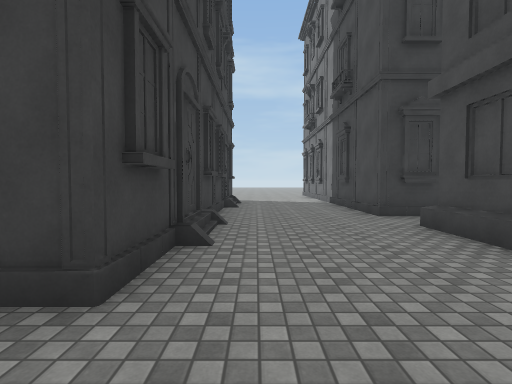
[1] (above)

16 first-person views from a walk through a scene from a Unity 3-D project. The camera is 1.4 m above the floor, tilts 2° down and sees 85° across. The floor is counted in squares, 1.96 m on a side. Each view is taken from the middle of a square. On the plan, view 1 faces up. The plan holds only what a view shows up to about 10 squares ahead; the rest is blank. The place goes on beyond the plan. The player is left out. Surface patterns are stand-ins for the level's own textures.

[2]
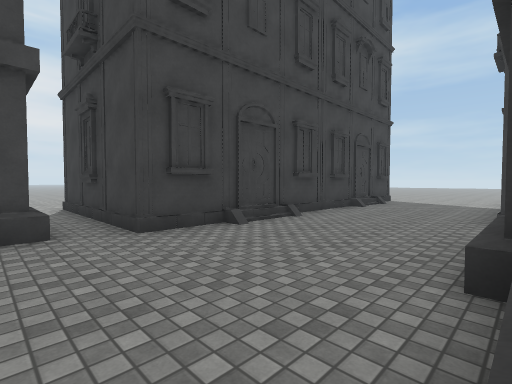

[3]
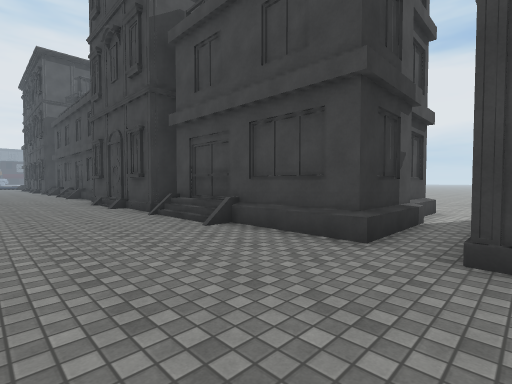

[4]
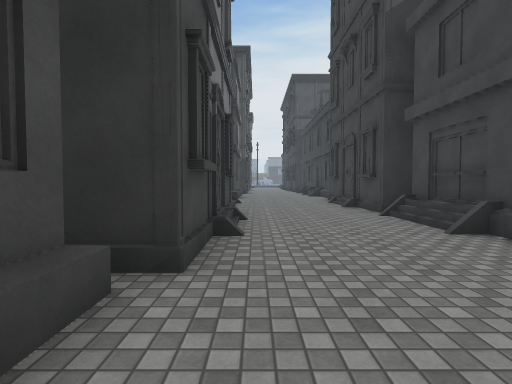

[5]
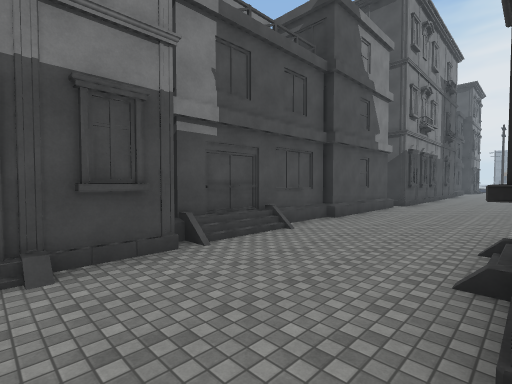

[6]
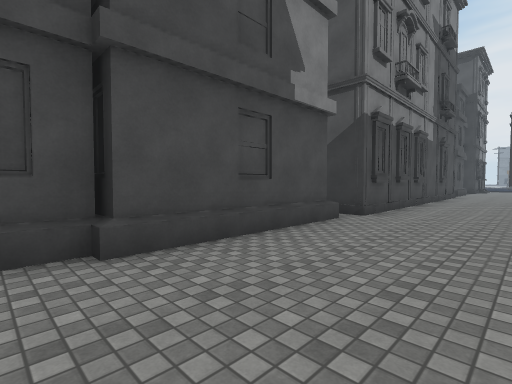

[7]
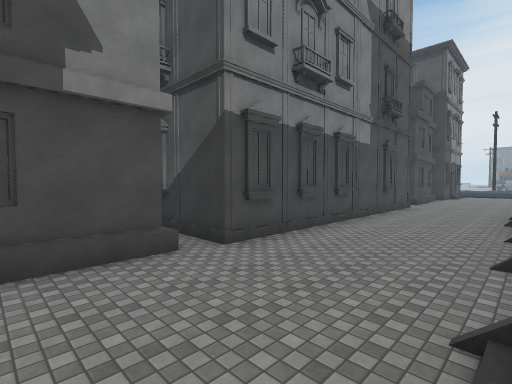

[8]
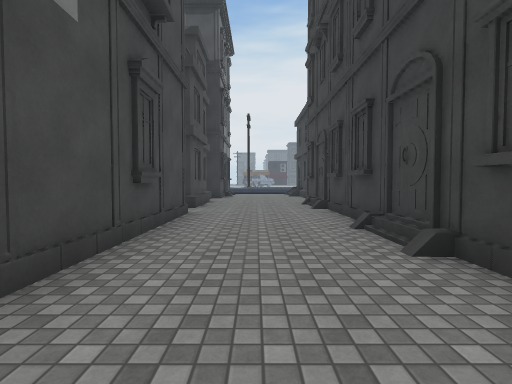

[9]
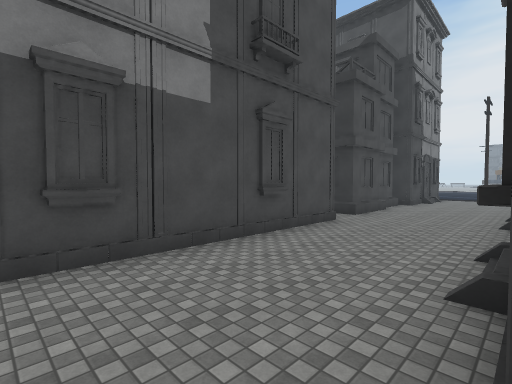

[10]
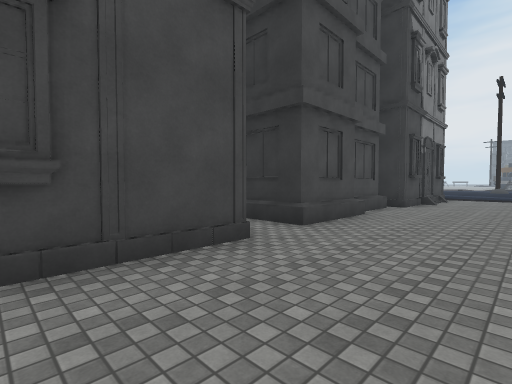

[11]
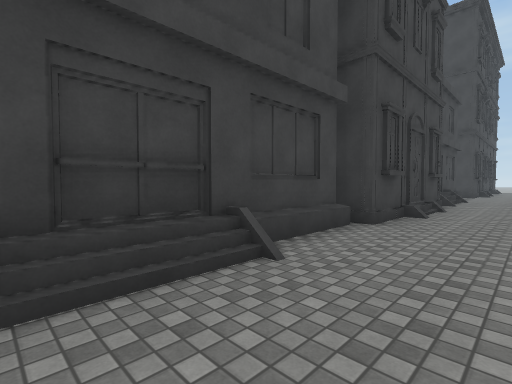

[12]
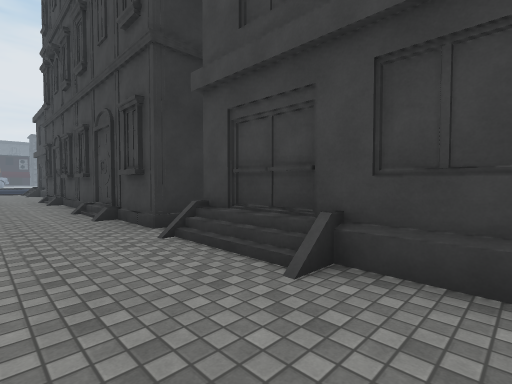

[13]
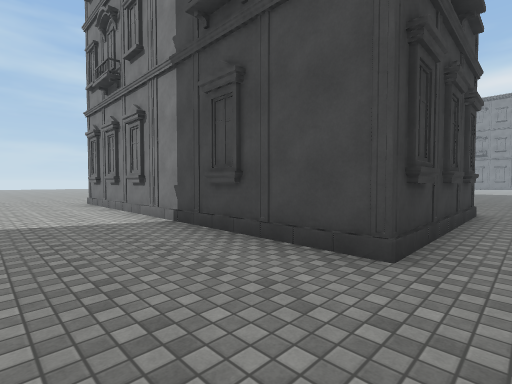

[14]
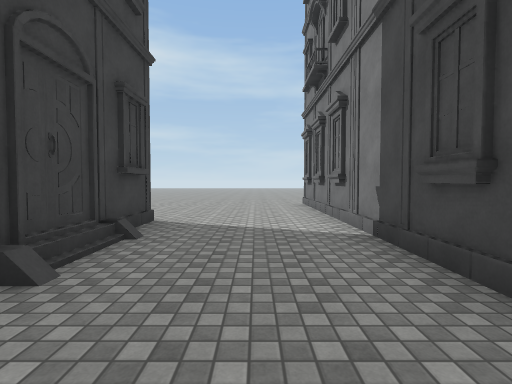

[15]
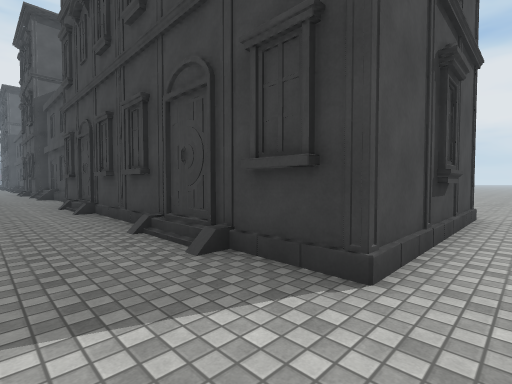

[16]
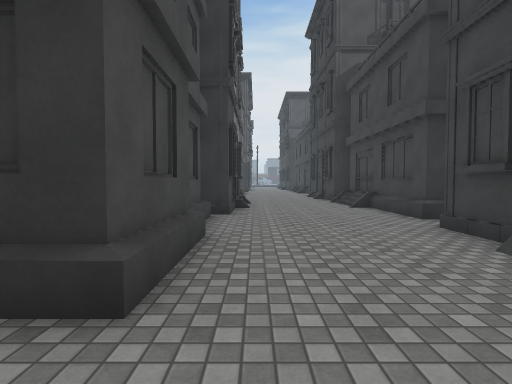

### Floor plan
Key: @ floor where view 1 was taken; # wall or solid block; . floor; / step, stairs or slope; ^ raised ledge; O other object.
Columns run from 9 left of view 1 to 10 right of it. Each row starts with its distance up from view 1.
 12  ...........#
 11 ....#####...O
 10         #...#
  9         #...#
  8         #...#
  7         #...#
  6         #...#####...
  5         #..........
  4         #...O#
  3         #...##
  2 ....#####...#
  1 ............#
  0 ....O###/@...
 -1        #/...O
 -2        #/...#
 -3        ^/...#
 -4     OO #/...#
 -5        #O...#
 -6        ##.../
 -7         #.../
 -8         #...O
 -9        ##...O
-10        #/...##
-11        #/...#
-12        #/...#
-13        ^/...#
-14        #/...#
-15        #/...###
-16        #/...#
-17        ^/...#
-18        #/...#
-19         ....#
-20         O...#
-21         #...#
-22         #...#
-23         #...#
-24         #...#
-25         #....
-26         #...O#
-27         #...##
-28         O...#
-29          ...#
-30          ...#

Where each view was taken, in squares from view 1:
view 1: 0 up, 0 right, facing up
view 2: 0 up, 3 right, facing up-left
view 3: 2 up, 2 right, facing down-left
view 4: 2 up, 2 right, facing down
view 5: 3 down, 1 left, facing down-right
view 6: 9 down, 0 right, facing down-right
view 7: 12 down, 1 left, facing down-right
view 8: 18 down, 1 right, facing down
view 9: 18 down, 1 left, facing down-right
view 10: 22 down, 0 right, facing down-right
view 11: 14 down, 1 right, facing up-left
view 12: 15 down, 1 right, facing down-left
view 13: 5 up, 0 right, facing up-right
view 14: 6 up, 1 right, facing up
view 15: 12 up, 1 right, facing down-left
view 16: 6 up, 2 right, facing down
